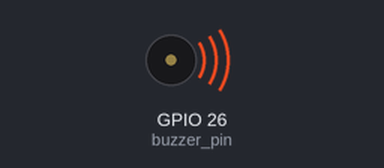
Bench run of a program on a simulated ESP32 board running MicroPython. Parts: buzzer (waves = sounding). At 1.1 s the program stops and its outputs stay as they are.

Above: at 0.6 s.
Timing chart, 0 to 2.3 s (numbered marks = the images above):
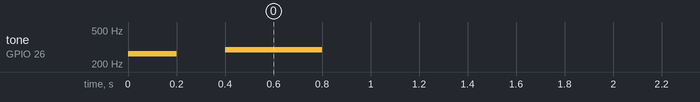

The program:

simple_passive_buzzer.py
```python
from machine import Pin
from machine import PWM
from time import sleep

BUZZ_PIN = 26
buzzer_pin = Pin(BUZZ_PIN, Pin.OUT)
pwm_buzz = PWM(buzzer_pin)

def buzzer(buzzer_PWM_object, frequency, sound_duration, silence_duration):
    buzzer_PWM_object.duty(512)
    buzzer_PWM_object.freq(frequency)
    sleep(sound_duration)
    buzzer_PWM_object.duty(0)
    sleep(silence_duration)
buzzer(pwm_buzz, 262, 0.2, 0.2)
buzzer(pwm_buzz, 294, 0.4, 0.3)
```

Measured:
- by itself, tone on GPIO 26 (buzzer_pin): silent → 262 Hz at 0.00 s, → silent 0.20 s later, → 294 Hz 0.20 s later, → silent 0.40 s later
